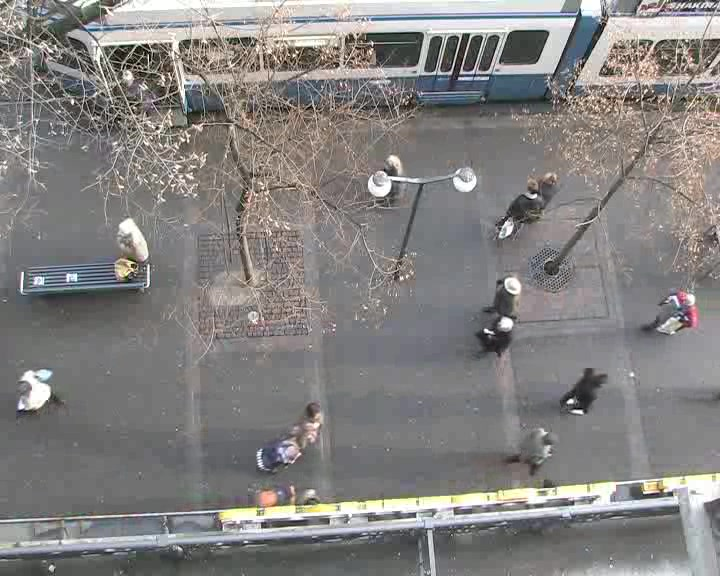
%> input picture HM_11/images/img000000.jpeg, 720 x 576 px
$ octave test_1.m   (GNU Octave 9; MATLAB toolbox functions it lacks are replaced by stand-ins)
%> lines starting %> are read from the running program, lines starting %| are printed output that depends on the picture
% Initialization

run('../../dependencies/vlfeat-0.9.19/toolbox/vl_setup');
%> (this line was passed over: vl_setup is not available in this run)

N = 150;
x = 648;
y = 283;
w = 51;
h = 59;


img = rgb2gray( imread('images/img000000.jpeg') );
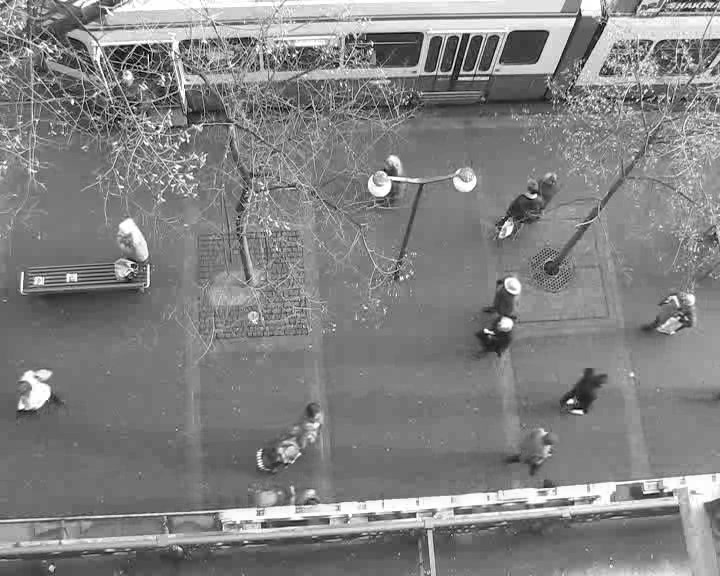
%> img: size 576x720 uint8; min 0, max 255, mean 130.4


samples = zeros(2,N);
weights = ones(1,N);

weights = weights/N;

samples(1,1:N) = x;
samples(2,1:N) = y;

gaussian_noise = normrnd(0, 2 , size( samples ));

samples = round(samples + gaussian_noise);
features_prev = zeros(N, 930);

for sample_number = 1 : N

    b_x = samples(1,sample_number);
    b_y = samples(2,sample_number);


    bounded_box = single(img(b_y : b_y+h ,b_x : b_x+w));

    % features = extractHOGFeatures(bounded_box);

    cellSize = 10 ;

%> (the run ends here)
